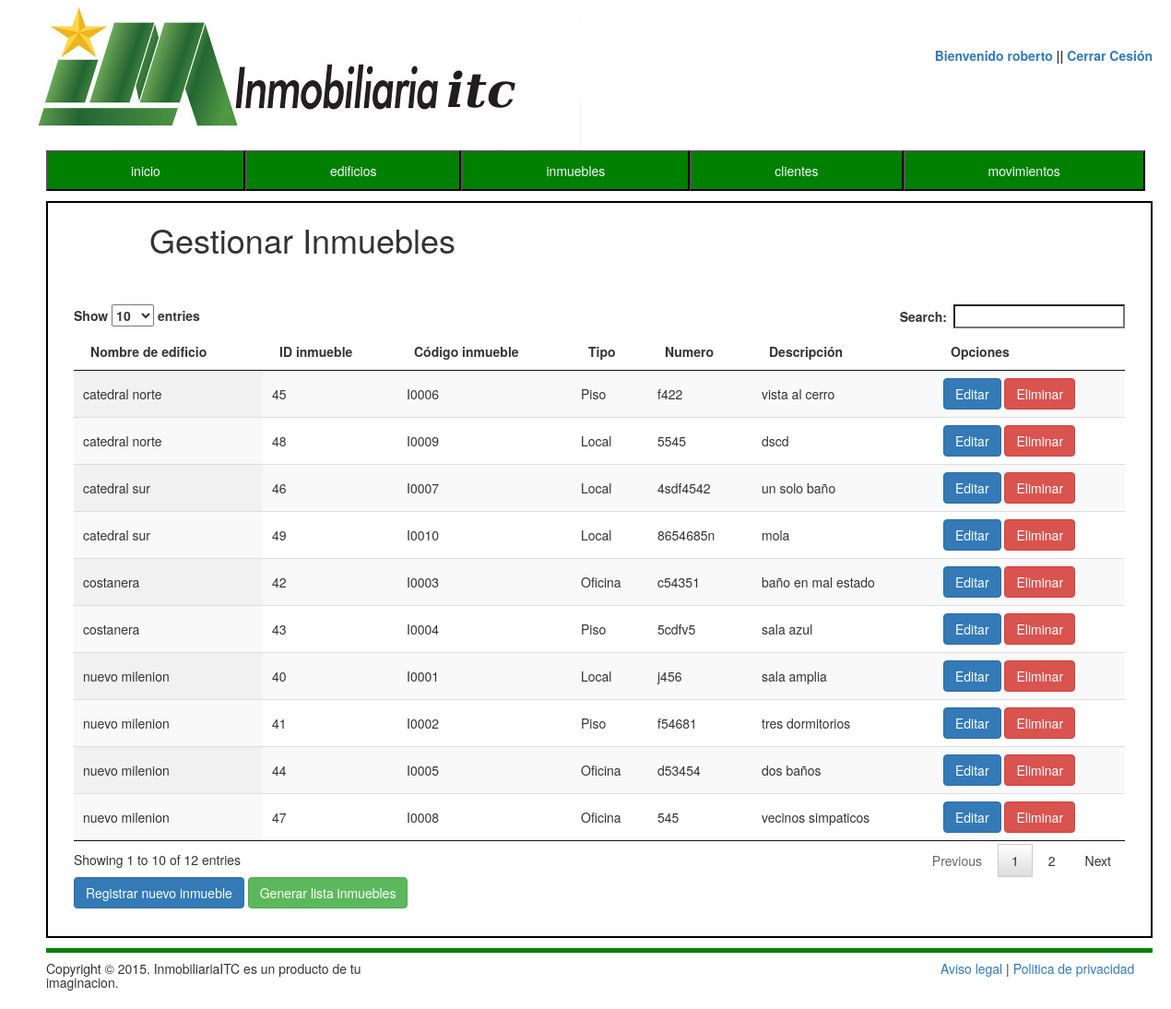
The app's page /vistas/inmuebles.php (signed in) with its own data.
### tables this page shows
CREATE TABLE `inmuebles` (
  `edificio` varchar(100) NOT NULL,
  `id` int(11) NOT NULL,
  `tipo` varchar(100) NOT NULL,
  `numero` varchar(100) NOT NULL,
  `descripcion` varchar(255) NOT NULL,
  `Codigoinmueble` varchar(25) NOT NULL
);

### vistas/inmuebles.php (the view, shortened to what this page needs)
<!DOCTYPE html>
<html>
<head>
<link rel="stylesheet" href="../css/style.css" type="text/css" media="all" >
	<link href="../css/bootstrap.min.css" rel="stylesheet">
    <link rel="stylesheet" href="../css/jquery.dataTables.css">
</head>
<body>
	<img class="logo" alt="logo" src="../medios/Logo1.jpg" />
	<form class="login">
		<label><a href="">Bienvenido <strong><?php echo $_SESSION['user'];?></strong> </a> || <a href="desconectar.php"> Cerrar Cesión </a></label>
	</form>
	<ul class="clase-1">
		<li><a href="../index.php" >inicio</a></li>
		<li><a href="edificios.php" >edificios</a></li>
		<li><a href="inmuebles.php" >inmuebles</a></li>
		<li><a href="clientes.php" >clientes</a></li>
		<li><a href="movimientos.php" >movimientos</a></li>
	</ul>
<div class="inicio" >
    <h1 style="margin-left: 110px;">Gestionar Inmuebles</h1>
			 <?php include("../datos/connect_db.php");?>
    <div class="container" id="TInmueble">
        <br><br>
        <table id="example" class="display" cellspacing="0" width="100%">
        <thead>
            <tr>
                <th>Nombre de edificio</th>
                <th>ID inmueble</th>
                <th>Código inmueble</th>
                <th>Tipo</th>
                <th>Numero</th>
             	<th>Descripción</th>
                <th>Opciones</th>
            </tr>
        </thead>
        <?php
			$sql=("SELECT * FROM inmuebles");
				$query=mysqli_query($db,$sql);
     		?>
        <tbody>
            <?php while($row = mysqli_fetch_array($query, MYSQLI_ASSOC)){ ?>
            <tr>
                <td><?=$row["edificio"];?></td>
                <td><?=$row["id"];?></td>
                 <td><?=$row["Codigoinmueble"];?></td>
                <td><?=$row["tipo"];?></td>
                <td><?=$row["numero"];?></td>
					<td><?=$row["descripcion"];?></td>
                <td>
                    <a href="Einmuebles.php?id=<?=$row["id"];?>&ideditar=2" class="btn btn-primary">Editar</a>
                    <a href="javascript:;" onclick="aviso('../controladores/eliminarInmueble.php?id=<?=$row["id"];?>&idborrar=2'); return false;" class="btn btn-danger" >Eliminar</a>
                </td>
            </tr>
            <?php } ?>
        </tbody>
    </table>
   <a  onclick="desaparecerR()" class="btn btn-primary" style="margin-bottom: 30px;" >Registrar nuevo inmueble </a>
    <a  href="../reportes/reporte_inmuebles.php" target="_blank" class="btn btn-success" style="margin-bottom: 30px;" >Generar lista inmuebles</a>
    </div>
</div>
	<div class="piepag"><h5>Copyright © 2015. InmobiliariaITC es un producto de tu imaginacion.</h5><p><a href="#">Aviso legal</a> | <a href="#">Politica de privacidad</a></p></div>
</body>
</html>

### css/style.css (style rules this page uses)
.logo { float: left; margin-left: 30px; }
body { width: 1250px; }
.login { float: right; margin-top: 50px; }
.clase-1 { list-style:none; width: 1250px; float: left; margin-left: 10px; }
.clase-1 li { background-color: green; float: left; padding: 10px ; border: black 2px outset; }
.clase-1 li a { text-decoration: none; color: ghostwhite; padding: 10px 80px; }
.inicio { border: 2px solid black; float:left; width : 1200px; margin: 1px 50px; }
.piepag { width: 1200px; border-top: 5px outset green; float: left; margin: 10px 50px; }
.piepag h5 { width: 400px; float : left; }
.piepag p { margin-top: 7px; width: 230px; float: right; }

### records on screen
inmuebles: edificio "nuevo milenion", id "40", Codigoinmueble "I0001", tipo "Local", numero "j456", descripcion "sala amplia"
inmuebles: edificio "nuevo milenion", id "41", Codigoinmueble "I0002", tipo "Piso", numero "f54681", descripcion "tres dormitorios"
inmuebles: edificio "costanera", id "42", Codigoinmueble "I0003", tipo "Oficina", numero "c54351", descripcion "baño en mal estado"
inmuebles: edificio "costanera", id "43", Codigoinmueble "I0004", tipo "Piso", numero "5cdfv5", descripcion "sala azul"
inmuebles: edificio "nuevo milenion", id "44", Codigoinmueble "I0005", tipo "Oficina", numero "d53454", descripcion "dos baños"
inmuebles: edificio "catedral norte", id "45", Codigoinmueble "I0006", tipo "Piso", numero "f422", descripcion "vista al cerro"
inmuebles: edificio "catedral sur", id "46", Codigoinmueble "I0007", tipo "Local", numero "4sdf4542", descripcion "un solo baño"
inmuebles: edificio "nuevo milenion", id "47", Codigoinmueble "I0008", tipo "Oficina", numero "545", descripcion "vecinos simpaticos"
inmuebles: edificio "catedral norte", id "48", Codigoinmueble "I0009", tipo "Local", numero "5545", descripcion "dscd"
inmuebles: edificio "catedral sur", id "49", Codigoinmueble "I0010", tipo "Local", numero "8654685n", descripcion "mola"

### other values on screen
$_SESSION['user'] "roberto"
